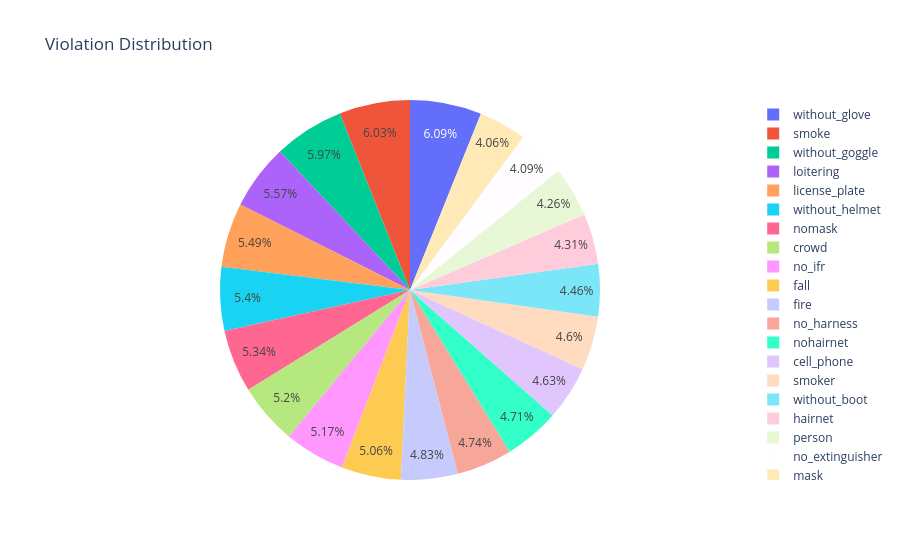

The notebook cell saved with this chart:
### Markdown cell above
# PIE CHART OF VIOLATIONS

### Code cell
fig = px.pie(
    values=label_counts.values,
    names=label_counts.index,
    title="Violation Distribution"
)

fig.show()

### Figure 1 — Plotly figure (JSON) as saved in the notebook; plotly's stock layout.template omitted (floating-point values rounded to 4 significant figures)
{"data": [{"domain": {"x": [0, 1], "y": [0, 1]}, "hovertemplate": "label=%{label}<br>value=%{value}<extra></extra>", "labels": ["without_glove", "smoke", "without_goggle", "loitering", "license_plate", "without_helmet", "nomask", "crowd", "no_ifr", "fall", "fire", "no_harness", "nohairnet", "cell_phone", "smoker", "without_boot", "hairnet", "person", "no_extinguisher", "mask"], "legendgroup": "", "name": "", "showlegend": true, "type": "pie", "values": [213, 211, 209, 195, 192, 189, 187, 182, 181, 177, 169, 166, 165, 162, 161, 156, 151, 149, 143, 142]}], "layout": {"autosize": true, "legend": {"tracegroupgap": 0}, "title": {"text": "Violation Distribution"}}}
